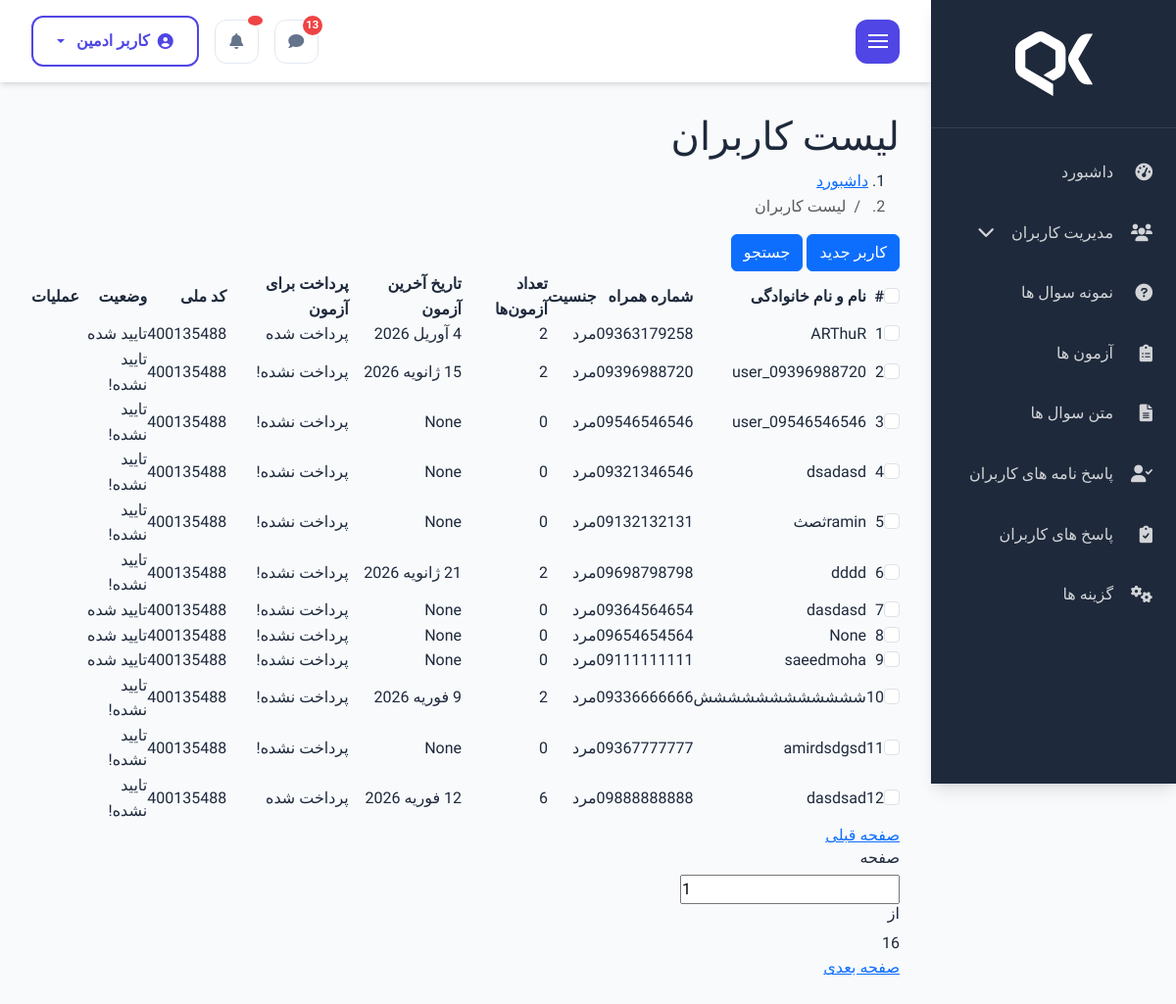
Page /account/user-list-dashboard/ (signed in) on the earlier database version.
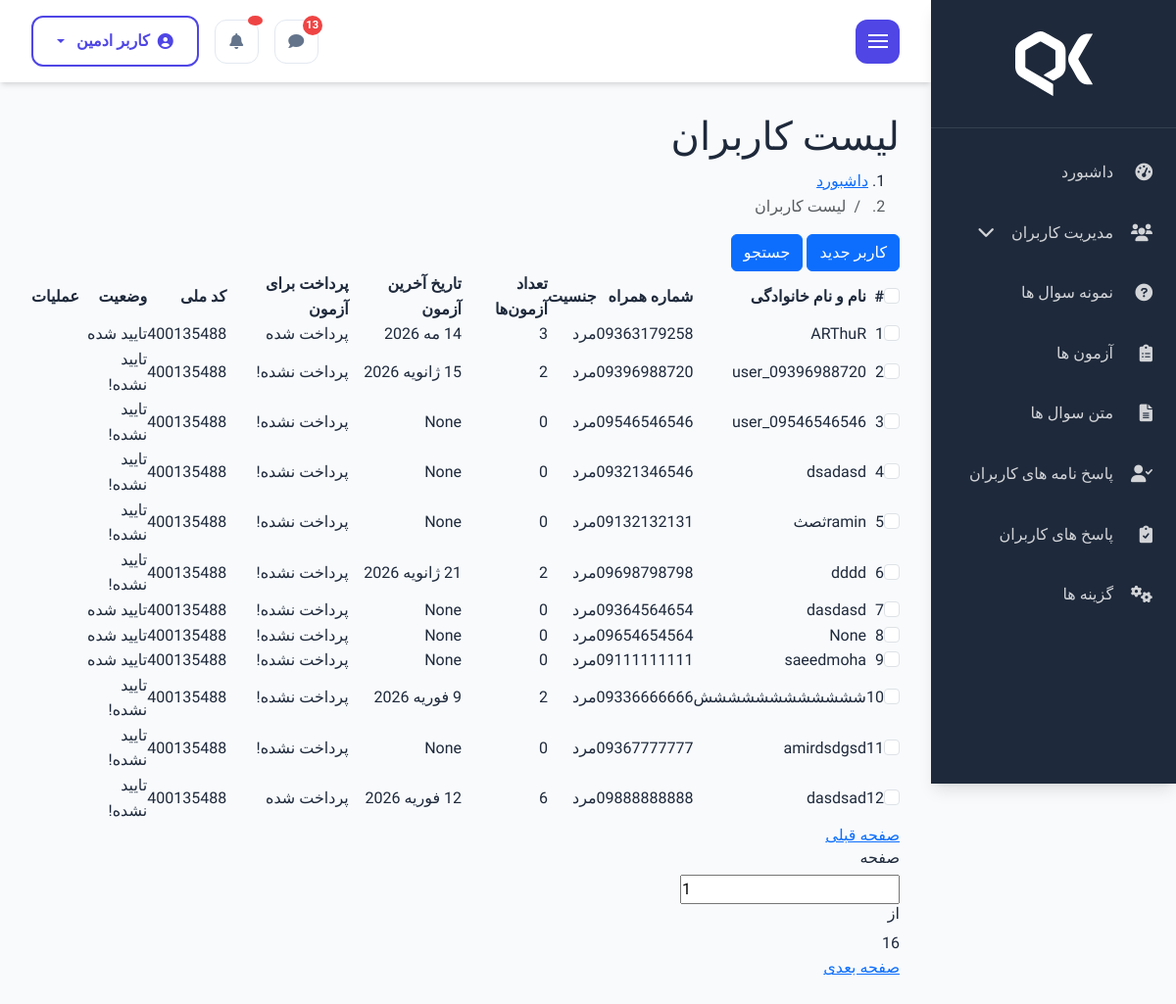
Same page on the later database version.
### account_module/models.py (models this page shows, shortened)
class User(AbstractUser):
    email = models.EmailField(null=True, blank=True, verbose_name='ایمیل')
    phone_number = models.CharField(max_length=11, unique=True, verbose_name='شماره موبایل')
    is_verified = models.BooleanField(default=False, verbose_name='تایید شده')
    exam_attempts = models.PositiveIntegerField(default=0, verbose_name='تعداد آزمون‌های رایگان امروز')
    last_attempt_date = models.DateField(null=True, blank=True, verbose_name='تاریخ آخرین آزمون')
    has_paid_for_exam = models.BooleanField(default=False, verbose_name='آیا برای آزمون پرداخت کرده است؟')
    username = models.CharField(max_length=150, unique=True, null=True, blank=True, verbose_name='نام کاربری')
    USERNAME_FIELD = 'phone_number'
    REQUIRED_FIELDS = ['first_name', 'last_name']
    objects = UserManager()
    class Meta:
        verbose_name = 'کاربر'
        verbose_name_plural = 'کاربران'

### account_module/views.py (the view)
# urls.py: path('user-list-dashboard/', views.UserListDashboard.as_view(), name='user_list_dashboard_page'),
class UserListDashboard(AdminRequiredMixin, ListView):
    model = User
    template_name = 'account_module/users_list.html'
    context_object_name = 'users'
    def get_queryset(self):
        users = User.objects.all()
        return users
    def get_context_data(self, **kwargs):
        context = super().get_context_data(**kwargs)
        return context

### account_module/templates/account_module/users_list.html (shortened to what the changed rows need)
{% extends 'layout/_master.html' %}
{% block content %}
<body>
<div class="main-body-content">
    <div class="main-header">
                    <div class="inner">
                        <div class="title">
                            <h1>لیست کاربران</span>
                            </h1>
                        </div>
                    </div>
                </div>
    <div class="main-inner">
                    <div class="table-responsive">
                        <table class="table-custom">
                            <thead>
                                <tr>
                                    <th scope="col">
                                        <div class="checkbox-group m-0">
                                            <input class="form-check-input" type="checkbox" value=""
                                                id="checbox-select-all">
                                        </div>
                                    </th>
                                    <th scope="col">#</th>
                                    <th scope="col">نام و نام خانوادگی</th>
                                    <th scope="col">شماره همراه</th>
                                    <th scope="col">جنسیت</th>
                                    <th scope="col">تعداد آزمون‌ها</th>
                                    <th scope="col">تاریخ آخرین آزمون</th>
                                    <th scope="col">پرداخت برای آزمون</th>
                                    <th scope="col">کد ملی</th>
                                    <th scope="col">وضعیت</th>
                                    <th scope="col">عملیات</th>
                                </tr>
                            </thead>
                            <tbody>
                                {% for user in users %}
                                	<tr>
                                    <td scope="row">
                                        <div class="checkbox-group m-0">
                                            <input class="form-check-input" type="checkbox" value=""
                                                id="checbox-select-1">
                                        </div>
                                    </td>
                                    <td scope="row">{{ forloop.counter }}</td>
                                    <td>{{ user.username }}</td>
                                    <td>{{ user.phone_number }}</td>
                                    <td>مرد</td>
                                    <td>{{ user.exam_attempts }}</td>
                                    <td>{{ user.last_attempt_date }}</td>
                                    <td>{% if user.has_paid_for_exam %}
                                    	پرداخت شده
                                        {% else %}
                                        پرداخت نشده!
                                    {% endif %} </td>
                                    <td>400135488</td>
                                    <td><span class="status color-success">{% if user.is_verified %}
                                    	تایید شده
                                        {% else %}
                                        تایید نشده!
                                    {% endif %} </span></td>
                                    <td>
                                    </td>
                                </tr>
                                {% endfor %}
                            </tbody>
                        </table>
                    </div>
                </div>
</div>
</body>
{% endblock %}

Differences in the rows shown:
changed User "ARThuR": exam_attempts "2" → "3"; last_attempt_date "4 آوریل 2026" → "14 مه 2026"
